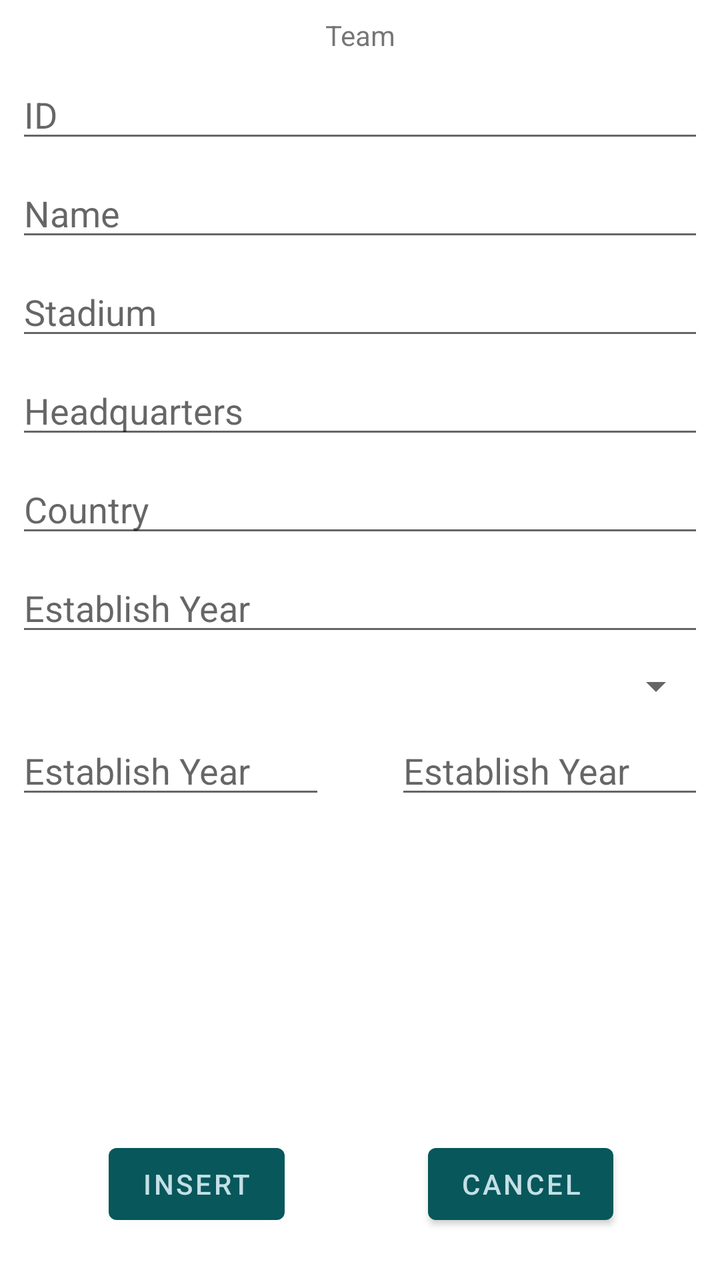
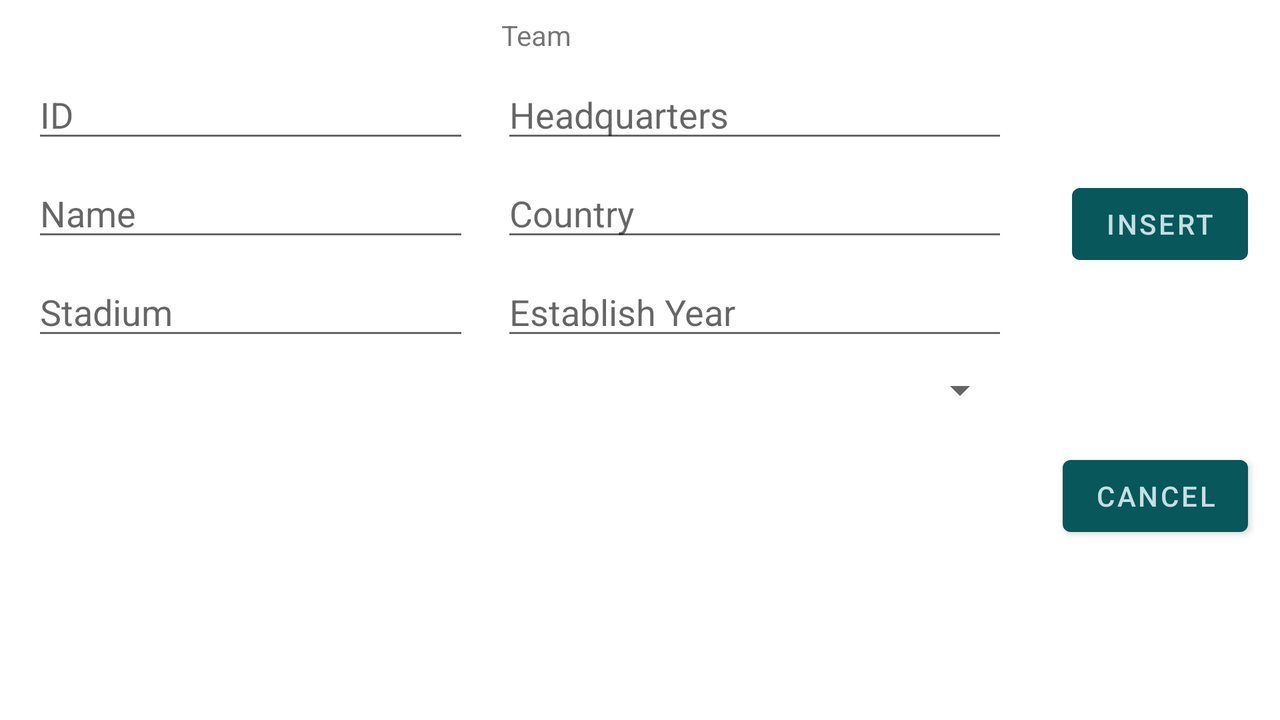

First picture: res/layout/ on a phone held upright. Second picture: the repository's own variant of that layout, on a device whose configuration matches the variant's folder. Source for both follows.
<!-- AndroidManifest.xml: application theme Theme.Noobdroid -->
<!-- res/layout/fragment_team_insert.xml -->
<?xml version="1.0" encoding="utf-8"?>
<androidx.constraintlayout.widget.ConstraintLayout xmlns:android="http://schemas.android.com/apk/res/android"
    xmlns:app="http://schemas.android.com/apk/res-auto"
    xmlns:tools="http://schemas.android.com/tools"
    android:layout_width="match_parent"
    android:layout_height="match_parent"
    tools:context=".TeamInsertFragment">


    <com.google.android.material.textfield.TextInputEditText
        android:id="@+id/input_team_id"
        android:layout_width="0dp"
        android:layout_height="wrap_content"
        android:layout_marginStart="8dp"
        android:layout_marginTop="8dp"
        android:layout_marginEnd="8dp"
        android:hint="@string/id"
        app:layout_constraintEnd_toEndOf="parent"
        app:layout_constraintStart_toStartOf="parent"
        app:layout_constraintTop_toBottomOf="@+id/textView10" />

    <com.google.android.material.textfield.TextInputEditText
        android:id="@+id/input_team_name"
        android:layout_width="0dp"
        android:layout_height="wrap_content"
        android:layout_marginStart="8dp"
        android:layout_marginTop="8dp"
        android:layout_marginEnd="8dp"
        android:hint="@string/name"
        app:layout_constraintEnd_toEndOf="parent"
        app:layout_constraintStart_toStartOf="parent"
        app:layout_constraintTop_toBottomOf="@+id/input_team_id" />

    <com.google.android.material.textfield.TextInputEditText
        android:id="@+id/input_team_stadium"
        android:layout_width="0dp"
        android:layout_height="wrap_content"
        android:layout_marginStart="8dp"
        android:layout_marginTop="8dp"
        android:layout_marginEnd="8dp"
        android:hint="@string/stadium"
        app:layout_constraintEnd_toEndOf="parent"
        app:layout_constraintStart_toStartOf="parent"
        app:layout_constraintTop_toBottomOf="@+id/input_team_name" />

    <com.google.android.material.textfield.TextInputEditText
        android:id="@+id/input_team_headquarters"
        android:layout_width="0dp"
        android:layout_height="wrap_content"
        android:layout_marginStart="8dp"
        android:layout_marginTop="8dp"
        android:layout_marginEnd="8dp"
        android:hint="@string/headquarters"
        app:layout_constraintEnd_toEndOf="parent"
        app:layout_constraintStart_toStartOf="parent"
        app:layout_constraintTop_toBottomOf="@+id/input_team_stadium" />

    <com.google.android.material.textfield.TextInputEditText
        android:id="@+id/input_team_country"
        android:layout_width="0dp"
        android:layout_height="wrap_content"
        android:layout_marginStart="8dp"
        android:layout_marginTop="8dp"
        android:layout_marginEnd="8dp"
        android:hint="@string/country"
        app:layout_constraintEnd_toEndOf="parent"
        app:layout_constraintStart_toStartOf="parent"
        app:layout_constraintTop_toBottomOf="@+id/input_team_headquarters" />

    <com.google.android.material.textfield.TextInputEditText
        android:id="@+id/input_team_establishyear"
        android:layout_width="0dp"
        android:layout_height="wrap_content"
        android:layout_marginStart="8dp"
        android:layout_marginTop="8dp"
        android:layout_marginEnd="8dp"
        android:hint="@string/establishyear"
        app:layout_constraintEnd_toEndOf="parent"
        app:layout_constraintStart_toStartOf="parent"
        app:layout_constraintTop_toBottomOf="@+id/input_team_country" />

    <com.google.android.material.textfield.TextInputEditText
        android:id="@+id/input_team_locationx"
        android:layout_width="0dp"
        android:layout_height="wrap_content"
        android:layout_marginStart="8dp"
        android:layout_marginTop="8dp"
        android:hint="@string/establishyear"
        app:layout_constraintEnd_toStartOf="@+id/textView10"
        app:layout_constraintStart_toStartOf="parent"
        app:layout_constraintTop_toBottomOf="@+id/input_team_sport" />

    <com.google.android.material.textfield.TextInputEditText
        android:id="@+id/input_team_locationy"
        android:layout_width="0dp"
        android:layout_height="wrap_content"
        android:layout_marginTop="8dp"
        android:layout_marginEnd="8dp"
        android:hint="@string/establishyear"
        app:layout_constraintEnd_toEndOf="parent"
        app:layout_constraintStart_toEndOf="@+id/textView10"
        app:layout_constraintTop_toBottomOf="@+id/input_team_sport" />

    <Spinner
        android:id="@+id/input_team_sport"
        android:layout_width="0dp"
        android:layout_height="wrap_content"
        android:layout_marginStart="8dp"
        android:layout_marginTop="8dp"
        android:layout_marginEnd="8dp"
        app:layout_constraintEnd_toEndOf="parent"
        app:layout_constraintStart_toStartOf="parent"
        app:layout_constraintTop_toBottomOf="@+id/input_team_establishyear" />

    <Button
        android:id="@+id/btn_team_modify"
        android:layout_width="wrap_content"
        android:layout_height="wrap_content"
        android:layout_marginBottom="24dp"
        android:text="@string/insert"
        app:layout_constraintBottom_toBottomOf="parent"
        app:layout_constraintEnd_toEndOf="parent"
        app:layout_constraintHorizontal_bias="0.2"
        app:layout_constraintStart_toStartOf="parent" />

    <Button
        android:id="@+id/btn_team_cancel"
        android:layout_width="wrap_content"
        android:layout_height="wrap_content"
        android:layout_marginBottom="24dp"
        android:text="@string/cancel"
        app:layout_constraintBottom_toBottomOf="parent"
        app:layout_constraintEnd_toEndOf="parent"
        app:layout_constraintHorizontal_bias="0.8"
        app:layout_constraintStart_toStartOf="parent" />

    <TextView
        android:id="@+id/textView10"
        android:layout_width="wrap_content"
        android:layout_height="wrap_content"
        android:layout_marginTop="8dp"
        android:text="@string/team"
        app:layout_constraintEnd_toEndOf="parent"
        app:layout_constraintStart_toStartOf="parent"
        app:layout_constraintTop_toTopOf="parent" />

</androidx.constraintlayout.widget.ConstraintLayout>
<!-- resources referenced by this layout -->
<resources>
  <string name="cancel">Cancel</string>
  <string name="country">Country</string>
  <string name="establishyear">Establish Year</string>
  <string name="headquarters">Headquarters</string>
  <string name="id">ID</string>
  <string name="insert">Insert</string>
  <string name="name">Name</string>
  <string name="stadium">Stadium</string>
  <string name="team">Team</string>
  <style name="Theme.Noobdroid" parent="Theme.MaterialComponents.DayNight.DarkActionBar">
          
          <item name="colorPrimary">@color/ocean</item>
          <item name="colorPrimaryVariant">@color/deep_aqua</item>
          <item name="colorOnPrimary">@color/seafoam</item>
          
          <item name="colorSecondary">@color/wave</item>
          <item name="colorSecondaryVariant">@color/ocean</item>
          <item name="colorOnSecondary">@color/deep_aqua</item>
          
          <item name="android:statusBarColor" tools:targetApi="l">?attr/colorPrimaryVariant</item>
          
      </style>
  <color name="ocean">#07575B</color>
  <color name="deep_aqua">#003B46</color>
  <color name="seafoam">#C4DFE6</color>
  <color name="wave">#66A5AD</color>
</resources>
<!-- res/layout-land/fragment_team_insert.xml (the repository's variant of the layout above) -->
<!-- drawn on the phone turned sideways -->
<?xml version="1.0" encoding="utf-8"?>
<androidx.constraintlayout.widget.ConstraintLayout xmlns:android="http://schemas.android.com/apk/res/android"
    xmlns:app="http://schemas.android.com/apk/res-auto"
    xmlns:tools="http://schemas.android.com/tools"
    android:layout_width="match_parent"
    android:layout_height="match_parent"
    tools:context=".TeamInsertFragment">


    <com.google.android.material.textfield.TextInputEditText
        android:id="@+id/input_team_id"
        android:layout_width="0dp"
        android:layout_height="wrap_content"
        android:layout_marginStart="16dp"
        android:layout_marginTop="8dp"
        android:layout_marginEnd="16dp"
        android:hint="@string/id"
        app:layout_constraintEnd_toStartOf="@+id/textView10"
        app:layout_constraintStart_toStartOf="parent"
        app:layout_constraintTop_toBottomOf="@+id/textView10" />

    <com.google.android.material.textfield.TextInputEditText
        android:id="@+id/input_team_name"
        android:layout_width="0dp"
        android:layout_height="wrap_content"
        android:layout_marginStart="16dp"
        android:layout_marginTop="8dp"
        android:layout_marginEnd="16dp"
        android:hint="@string/name"
        app:layout_constraintEnd_toStartOf="@+id/textView10"
        app:layout_constraintStart_toStartOf="parent"
        app:layout_constraintTop_toBottomOf="@+id/input_team_id" />

    <com.google.android.material.textfield.TextInputEditText
        android:id="@+id/input_team_stadium"
        android:layout_width="0dp"
        android:layout_height="wrap_content"
        android:layout_marginStart="16dp"
        android:layout_marginTop="8dp"
        android:layout_marginEnd="16dp"
        android:hint="@string/stadium"
        app:layout_constraintEnd_toStartOf="@+id/textView10"
        app:layout_constraintStart_toStartOf="parent"
        app:layout_constraintTop_toBottomOf="@+id/input_team_name" />

    <com.google.android.material.textfield.TextInputEditText
        android:id="@+id/input_team_headquarters"
        android:layout_width="0dp"
        android:layout_height="wrap_content"
        android:layout_marginTop="8dp"
        android:layout_marginEnd="32dp"
        android:hint="@string/headquarters"
        app:layout_constraintEnd_toStartOf="@+id/btn_team_modify"
        app:layout_constraintStart_toStartOf="@+id/textView10"
        app:layout_constraintTop_toBottomOf="@+id/textView10" />

    <com.google.android.material.textfield.TextInputEditText
        android:id="@+id/input_team_country"
        android:layout_width="0dp"
        android:layout_height="wrap_content"
        android:layout_marginTop="8dp"
        android:layout_marginEnd="32dp"
        android:hint="@string/country"
        app:layout_constraintEnd_toStartOf="@+id/btn_team_modify"
        app:layout_constraintStart_toStartOf="@+id/textView10"
        app:layout_constraintTop_toBottomOf="@+id/input_team_headquarters" />

    <com.google.android.material.textfield.TextInputEditText
        android:id="@+id/input_team_establishyear"
        android:layout_width="0dp"
        android:layout_height="wrap_content"
        android:layout_marginTop="8dp"
        android:layout_marginEnd="32dp"
        android:hint="@string/establishyear"
        app:layout_constraintEnd_toStartOf="@+id/btn_team_modify"
        app:layout_constraintStart_toStartOf="@+id/textView10"
        app:layout_constraintTop_toBottomOf="@+id/input_team_country" />

    <Spinner
        android:id="@+id/input_team_sport"
        android:layout_width="0dp"
        android:layout_height="wrap_content"
        android:layout_marginStart="16dp"
        android:layout_marginTop="8dp"
        android:layout_marginEnd="32dp"
        app:layout_constraintEnd_toStartOf="@+id/btn_team_modify"
        app:layout_constraintStart_toStartOf="parent"
        app:layout_constraintTop_toBottomOf="@+id/input_team_establishyear" />

    <Button
        android:id="@+id/btn_team_modify"
        android:layout_width="wrap_content"
        android:layout_height="wrap_content"
        android:layout_marginEnd="16dp"
        android:text="@string/insert"
        app:layout_constraintBottom_toTopOf="@+id/btn_team_cancel"
        app:layout_constraintEnd_toEndOf="parent"
        app:layout_constraintTop_toTopOf="parent" />

    <Button
        android:id="@+id/btn_team_cancel"
        android:layout_width="wrap_content"
        android:layout_height="wrap_content"
        android:layout_marginEnd="16dp"
        android:text="@string/cancel"
        app:layout_constraintBottom_toBottomOf="parent"
        app:layout_constraintEnd_toEndOf="parent"
        app:layout_constraintTop_toBottomOf="@+id/btn_team_modify" />

    <TextView
        android:id="@+id/textView10"
        android:layout_width="wrap_content"
        android:layout_height="wrap_content"
        android:layout_marginTop="8dp"
        android:text="@string/team"
        app:layout_constraintEnd_toStartOf="@+id/btn_team_modify"
        app:layout_constraintStart_toStartOf="parent"
        app:layout_constraintTop_toTopOf="parent" />

</androidx.constraintlayout.widget.ConstraintLayout>
